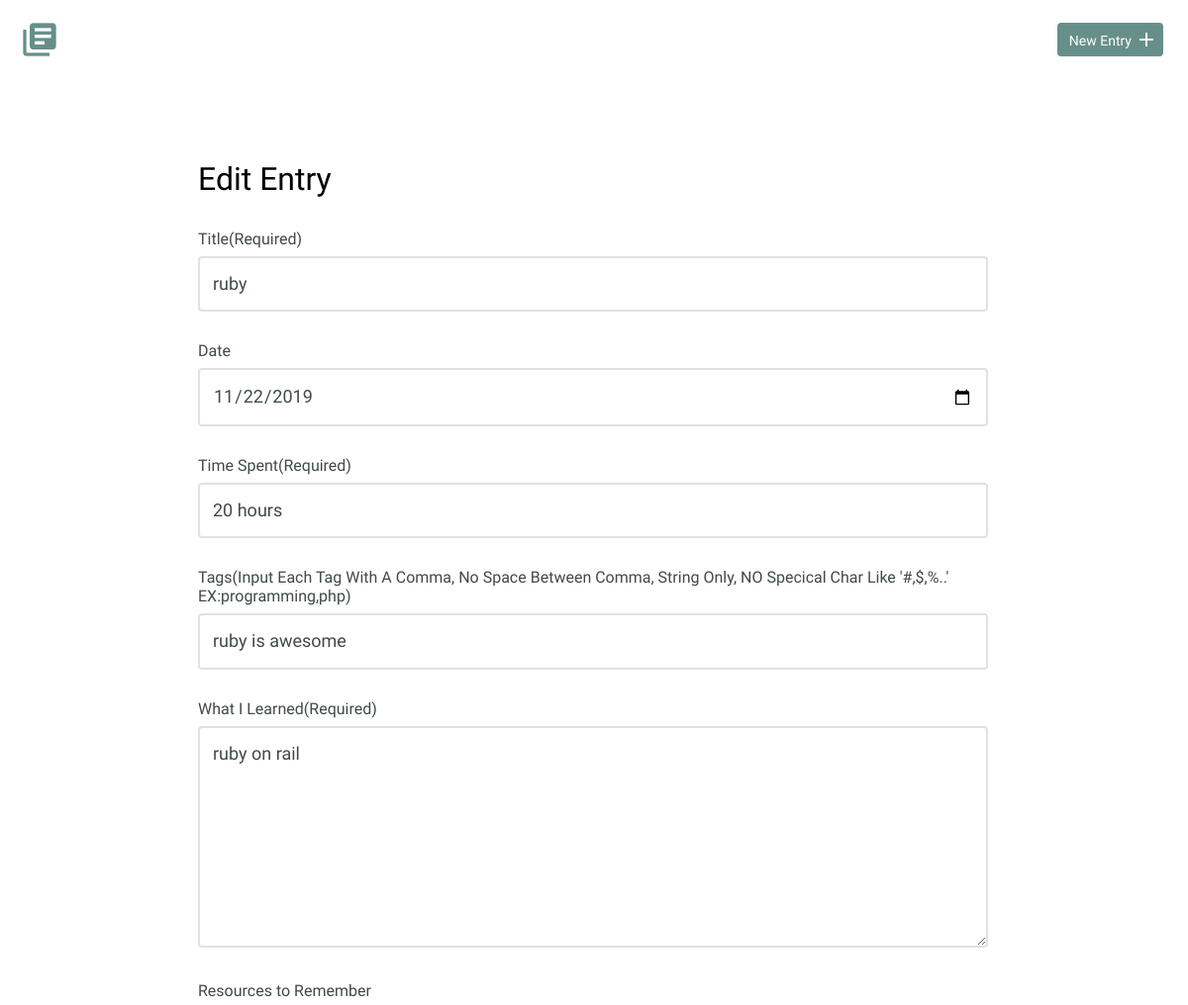
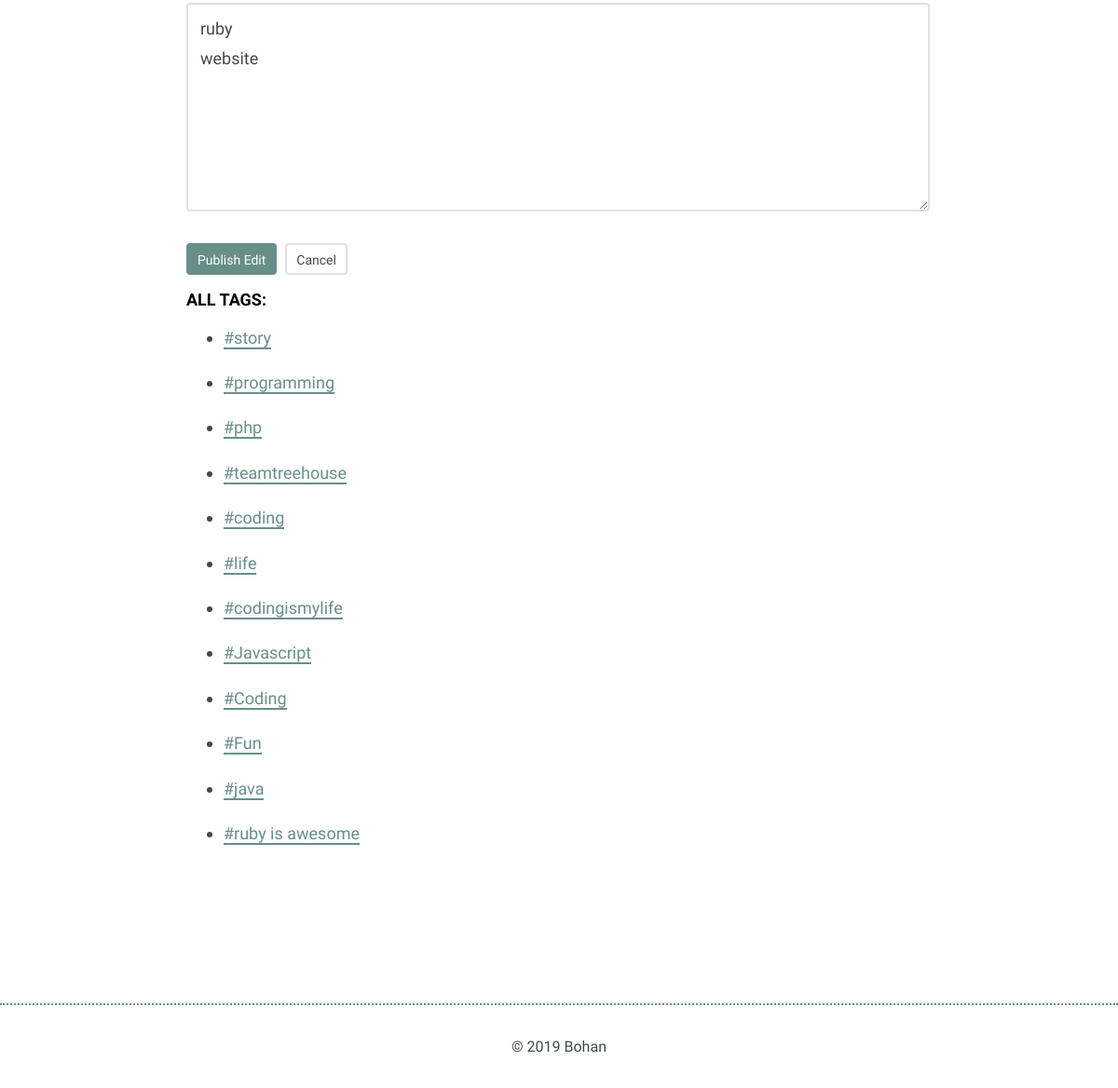
Screenshot of /edit.php?id=8 with the database file from the repository (2 pictures, top to bottom).
### tables this page shows
CREATE TABLE "entries_tags" (
	"id"	INTEGER PRIMARY KEY AUTOINCREMENT,
	"tag_id"	INTEGER,
	"entry_id"	INTEGER,
	FOREIGN KEY("entry_id") REFERENCES "entries"("id"),
	FOREIGN KEY("tag_id") REFERENCES "tags"("id")
);

CREATE TABLE "entries" (
	`id`	INTEGER,
	`title`	TEXT,
	`date`	TEXT,
	`time_spent`	INTEGER,
	`learned`	BLOB,
	`resources`	BLOB,
	PRIMARY KEY(`id`)
);

### inc/db_fetch_detail.php (called while the page is built, shortened)
<?php
    function db_fetch_detail_with_tags(){
        try{
            include('db_connection.php');
            $id = filter_input(INPUT_GET, 'id', FILTER_SANITIZE_NUMBER_INT);
            $sql = "
                SELECT * FROM entries
                JOIN entries_tags ON entries.id = entry_id
                JOIN tags ON tags.id = tag_id
                WHERE entries_tags.entry_id = ? LIMIT 1;
            ";
            $pdo = $db->prepare($sql);
            $pdo->bindValue(1, $id, PDO::PARAM_INT);
            $pdo->execute();
            $results = $pdo->fetch(PDO::FETCH_ASSOC);
            return $results;
        }catch(Exception $e){
            echo $e->getMessage();
        }
    }
    function db_fetch_detail_get_tags(){
        try{
            include('db_connection.php');
            $id = filter_input(INPUT_GET, 'id', FILTER_SANITIZE_NUMBER_INT);
            $sql = "
                SELECT tag_name FROM entries
                JOIN entries_tags ON entries.id = entry_id
                JOIN tags ON tags.id = tag_id
                WHERE entries_tags.entry_id = ? ;
            ";
            $pdo = $db->prepare($sql);
            $pdo->bindValue(1, $id, PDO::PARAM_INT);
            $pdo->execute();
            $results = $pdo->fetchAll(PDO::FETCH_ASSOC);
            return $results;
        }catch(Exception $e){
            echo $e->getMessage();
        }
    }
?>

### inc/db_fetch.php (called while the page is built, shortened)
<?php
    function db_fetch_tags(){
        try{
            include('db_connection.php');
            $sql = "SELECT DISTINCT `tag_name` FROM `tags`";
            $pdo = $db->prepare($sql);
            $pdo->execute();
            $results = $pdo->fetchAll(PDO::FETCH_ASSOC);
            return $results;
        }catch(Exception $e){
            echo $e->getMessage();
        }
    }
?>

### edit.php (the view, shortened to what this page needs)
<!DOCTYPE html>
<html>
    <head>
        <link rel="stylesheet" href="css/normalize.css">
        <link rel="stylesheet" href="css/site.css?version=51">
    </head>
    <body>
        <?php
            include("header.php");
            include('inc/db_fetch.php');
            $tags_all = db_fetch_tags();
        ?>
        <section>
            <div class="container">
                <div class="edit-entry">
                    <h2>Edit Entry</h2>
                    <?php
                        include('inc/db_fetch_detail.php');
                        $result_with_tags = db_fetch_detail_with_tags();
                        $result_get_tags =  db_fetch_detail_get_tags();
                        if(!empty($result_with_tags)){
                            foreach($result_get_tags as $value){
                                $tags[] =  $value['tag_name'];
                            }
                            $tags_string = implode(",", $tags);
                            echo "
                            <form action='inc/db_edit.php?id=$result_with_tags[entry_id]' method='post'>
                                <label for='title'>Title(Required)</label>
                                <input id='title' type='text' name='title' value='$result_with_tags[title]'><br>
                                <label for='date'>Date</label>
                                <input id='date' type='date' name='date' value='$result_with_tags[date]'><br>
                                <label for='time-spent'>Time Spent(Required)</label>
                                <input id='time-spent' type='text' name='timeSpent' value='$result_with_tags[time_spent]'><br>
                                <label for='tags'>Tags(Input Each Tag With A Comma, No Space Between Comma, String Only, NO Specical Char Like '#,$,%..' EX:programming,php)</label>
                                <input id='tags' type='text' name='tags' value='$tags_string'><br>
                                <label for='what-i-learned'>What I Learned(Required)</label>
                                <textarea id='what-i-learned' rows='5' name='whatILearned'>$result_with_tags[learned]</textarea>
                                <label for='resources-to-remember'>Resources to Remember</label>
                                <textarea id='resources-to-remember' rows='5' name='ResourcesToRemember'>$result_with_tags[resources]</textarea>
                                <input type='submit' value='Publish Edit' class='button'>
                                <a href='index.php' class='button button-secondary'>Cancel</a>
                            </form>
                        ";
                        }
                        echo "<h3>All Tags:</h3>";
                        foreach($tags_all  as $tag){
                            if(!empty($tag['tag_name'])){
                                echo  "<ul>"
                                        ."<li><a href='filtered.php?filter=$tag[tag_name]'>#$tag[tag_name]</a></li>"
                                    ."</ul>";
                            }
                         }
                    ?>
                </div>
            </div>
        </section>
        <?php
            include("footer.php");
        ?>
    </body>
</html>

### css/site.css (style rules this page uses)
body { font-size: 16px; color: #404a49; font-family: 'Cousine', serif; font-weight: 400; }
.container { margin: 0 auto; padding: 0 25px; }
.button { padding: 8px 10px 6px 10px; background: #678f89; border: 2px solid #678f89; border-radius: 4px; text-decoration: none; color: #FFF; position: relative; text-align: center; font-size: 14px; }
.button.button-secondary { background: #FFF; border: 2px solid #e1e1e1; color: #404a49; }
h1, h2, h3 { margin: 0; font-weight: 400; line-height: 1em; color: #000; }
h2 { font-size: 32px; }
h3 { font-size: 18px; font-family: 'Work Sans', serif; font-weight: 600; text-transform: uppercase; }
ul li { line-height: 1.8em; font-size: 18px; }
ul li a { border-bottom: 2px solid #678f89; line-height: 1.8em; color: #678f89; text-decoration: none; }
.entry-list, .edit-entry, .new-entry { max-width: 800px; margin: 0 auto; padding: 70px 0 150px 0; }
.edit-entry h2, .new-entry h2 { margin-bottom: 35px; }
form label { display: block; margin-bottom: 8px; }
form input[type=text], form input[type=password], form input[type=date], form textarea { border: 2px solid #e1e1e1; font-size: 18px; line-height: 1.8em; padding:10px 13px; margin-bottom: 30px; border-radius: 4px; width: calc(100% - 32px); }
.edit-entry form textarea, .new-entry form textarea { min-height: 200px; }
input[type=submit] { margin-right: 5px; }

### rows the page displays
entries_tags: title "ruby", date "11/22/2019", timeSpent "20 hours", whatILearned "ruby on rail", ResourcesToRemember "ruby website"

### other values shown
$tag[tag_name] "story"
$tag[tag_name] "programming"
$tag[tag_name] "php"
$tag[tag_name] "teamtreehouse"
$tag[tag_name] "coding"
$tag[tag_name] "life"
$tag[tag_name] "codingismylife"
$tag[tag_name] "Javascript"
$tag[tag_name] "Coding"
$tag[tag_name] "Fun"
$tag[tag_name] "java"
$tag[tag_name] "ruby is awesome"
